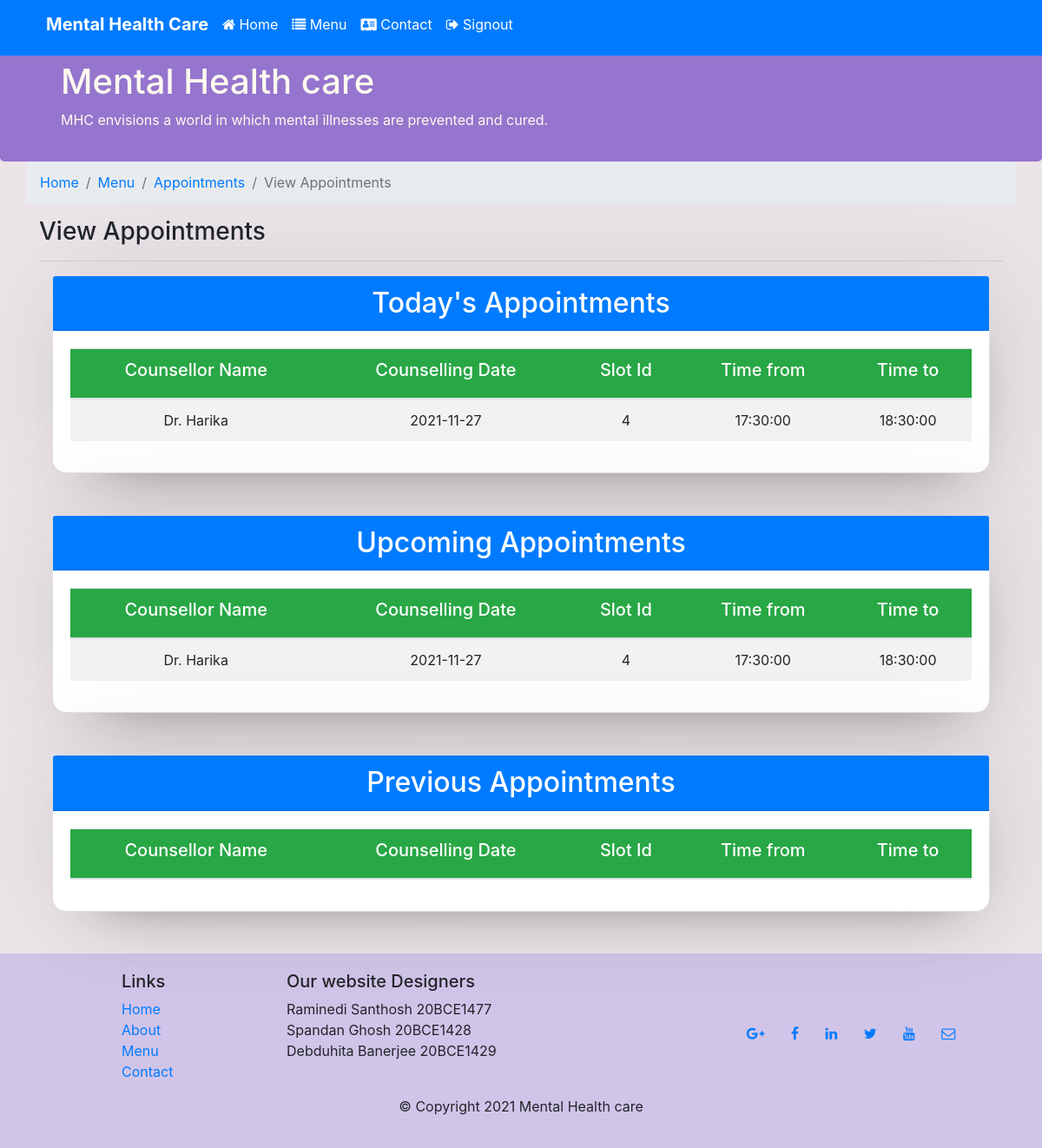
The app's page /Appointments/view_appointments.php (signed in) with its own data.
### tables this page shows
CREATE TABLE `booking` (
  `bookingid` int(11) NOT NULL,
  `counsellorid` int(11) NOT NULL,
  `helpseekerid` int(11) NOT NULL,
  `date` date NOT NULL,
  `slotno` int(11) NOT NULL,
  `PaymentType` varchar(20) NOT NULL,
  `link` varchar(500) NOT NULL
);

CREATE TABLE `counsellors` (
  `cno` int(11) NOT NULL,
  `firstname` char(20) NOT NULL,
  `secondname` char(20) NOT NULL,
  `email` char(50) NOT NULL,
  `password` varchar(25) NOT NULL,
  `age` int(100) NOT NULL,
  `gender` char(20) NOT NULL,
  `location` char(30) NOT NULL,
  `phone` char(10) NOT NULL
);

CREATE TABLE `slot` (
  `slotid` int(11) NOT NULL,
  `timefrom` time NOT NULL,
  `timeto` time NOT NULL
);

### Appointments/view_appointments.php (the view, shortened to what this page needs)
<?php
    $conn = OpenCon();
    $id = $_SESSION['id'];
    function upcoming(){
        global $conn,$id;
        $todaydate = date("Y-m-d");
        $sql = "SELECT `counsellors`.`firstname` `cno`,`booking`.`date` `date`,`slot`.`slotid` `slotid`, `slot`.`timefrom` `from`,`slot`.`timeto` `to` FROM booking LEFT JOIN `counsellors` ON `booking`.`counsellorid`=`counsellors`.`cno` LEFT JOIN `slot` ON `booking`.`slotno`=`slot`.`slotid` WHERE `booking`.`helpseekerid`='$id'";
        $result = $conn->query($sql);
        while($row = $result->fetch_assoc()) {
            if ($todaydate <= $row['date']){
                echo "<tr class='text-center'>
                        <td>Dr. ".$row["cno"]."</td>
                        <td>".$row["date"]."</td>
                        <td>".$row["slotid"]."</td>
                        <td>".$row["from"]."</td>
                        <td>".$row["to"]."</td>
                    </tr>";
            }
		}
    }
    function today(){
        global $conn,$id;
        $todaydate = date("Y-m-d");
        $sql = "SELECT `counsellors`.`firstname` `cno`,`booking`.`date` `date`,`slot`.`slotid` `slotid`, `slot`.`timefrom` `from`,`slot`.`timeto` `to` FROM booking LEFT JOIN `counsellors` ON `booking`.`counsellorid`=`counsellors`.`cno` LEFT JOIN `slot` ON `booking`.`slotno`=`slot`.`slotid` WHERE `booking`.`helpseekerid`='$id'";
        $result = $conn->query($sql);
        while($row = $result->fetch_assoc()) {
            if ($todaydate == $row['date']){
                echo "<tr class='text-center'>
                        <td>Dr. ".$row["cno"]."</td>
                        <td>".$row["date"]."</td>
                        <td>".$row["slotid"]."</td>
                        <td>".$row["from"]."</td>
                        <td>".$row["to"]."</td>
                    </tr>";
            }
		}
    }
?>
    <div class="container">
        <div class="row">
            <ol class="col-12 breadcrumb">
                <li class="breadcrumb-item"><a href="../home.php">Home</a></li>
                <li class="breadcrumb-item"><a href="../menu.php">Menu</a></li>
                <li class="breadcrumb-item"><a href="../menu.php">Appointments</a></li>
                <li class="breadcrumb-item active">View Appointments</li>
            </ol>
            <div class="col-12">
               <h3>View Appointments</h3>
               <hr>
            </div>
        </div>
        <div class="container mb-5">
            <div class="card">
                <h2 class="card-header text-white bg-primary text-center">Today's Appointments</h2>
                <div class="card-body">
                    <table class="table table-striped" id="mytables">
                        <thead class="bg-success text-white text-center">
                            <tr >
                                <th scope="col"><h5>Counsellor Name</h5></th>
                                <th scope="col"><h5>Counselling Date</h5></th>
                                <th scope="col"><h5>Slot Id</h5></th>
                                <th scope="col"><h5>Time from</h5></th>
                                <th scope="col"><h5>Time to</h5></th>
                            </tr>
                        </thead>
                        <?php today(); ?>
                    </table>
                </div>
            </div>
        </div>
        <div class="container mb-5">
            <div class="card">
                <h2 class="card-header text-white bg-primary text-center">Upcoming Appointments</h2>
                <div class="card-body">
                    <table class="table table-striped" id="myTable">
                        <thead class="bg-success text-white text-center">
                            <tr >
                                <th scope="col"><h5>Counsellor Name</h5></th>
                                <th scope="col"><h5>Counselling Date</h5></th>
                                <th scope="col"><h5>Slot Id</h5></th>
                                <th scope="col"><h5>Time from</h5></th>
                                <th scope="col"><h5>Time to</h5></th>
                            </tr>
                        </thead>
                        <?php upcoming(); ?>
                    </table>
                </div>
            </div>
        </div>
        <div class="container mb-5">
            <div class="card">
                <h2 class="card-header text-white bg-primary text-center">Previous Appointments</h2>
                <div class="card-body">
                    <table class="table table-striped" id="mytable">
                        <thead class="bg-success text-white text-center">
                            <tr >
                                <th scope="col"><h5>Counsellor Name</h5></th>
                                <th scope="col"><h5>Counselling Date</h5></th>
                                <th scope="col"><h5>Slot Id</h5></th>
                                <th scope="col"><h5>Time from</h5></th>
                                <th scope="col"><h5>Time to</h5></th>
                            </tr>
                        </thead>
                    </table>
                </div>
            </div>
        </div>
    </div>
</body>
</html>

### css/style.css (style rules this page uses)
.footer { margin-top: 10px; padding : 20px 0px 20px 0px; background-color: #D1C4E9; }
body { background-color: rgb(235, 229, 233); }
.row-header { margin:0px auto; padding:0px; }
.jumbotron { padding: 60px 30px 10px 30px; margin: 0px auto; background: #9575CD; color: floralwhite; }
.card { background: #fff; border-radius: 16px; box-shadow: 10px 0 128px 0 rgba(0,0,0,0.1), 10px 32px 64px -48px rgba(0,0,0,0.5); }
.navbar-dark { background-color: #512DA8; }

### records on screen
booking: counsellorid.firstname "Harika", date "2021-11-27", slotno.slotid "4", slotno.timefrom "17:30:00", slotno.timeto "18:30:00"
